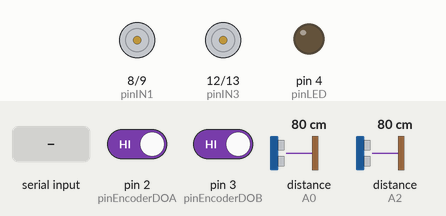
Simulated run of this program. Board: Arduino Mega 2560, built with avr-gcc and run on an emulated ATmega2560. Shown: motor-driver pin pairs drawn as motors (green arrow = first pin HIGH = forward, orange = second pin HIGH = backward, longer = more drive, scaled by the enable pin), output pins drawn as LEDs (lit = HIGH). Wiring (inferred from the names in the program): 2 × ultrasonic range finder: trigger A1, echo A0 / trigger A3, echo A2. The inputs (shaded band) are chosen by the test bench; at power-on: pin 2 (pinEncoderDOA) HIGH, pin 3 (pinEncoderDOB) HIGH, distance to the obstacle (sensors on A0, A2) 80 cm. The echo pulse lasts 58.3 µs per cm; pins used as bus, display or sensor lines are not drawn; what the program prints to the serial monitor is not drawn.

Above: at 1.2 s.
1.3 s: "K" received over the second serial link
At 2.7 s:
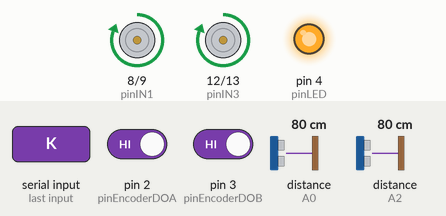
12.4 s: "P90\n" received over the second serial link
At 12.7 s:
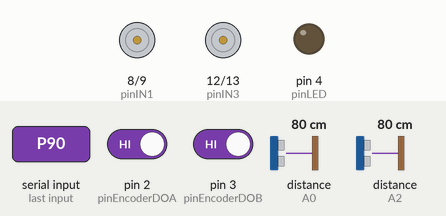
13.9 s: "k" received over the second serial link
At 14.3 s:
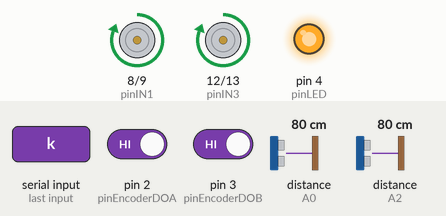
Timing chart, 0 to 16.4 s (numbered marks = the images above; inputs shaded):
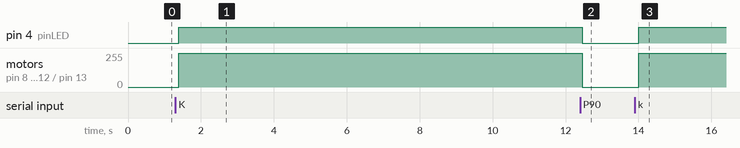

The program:

main.cpp
```cpp
//
// Projeto de Controle e Automação
// Alunos: Ismael Vianna e Lucas Santos
// Disciplina: Controle e Automação
// Data atualizado: 3 nov 2026
//
// Estudo de sensoriamento com sensores
// ultrassônicos e de velocidade.
//

#include <SoftwareSerial.h>
#include <Arduino.h>
SoftwareSerial bluetooth(10, 11); // RX (10), TX (11 com divisor)

// Sentido do Carrinho Automático
// -----
// |  0  | -> roda boba
// X     X -> Sensores
// |     |
//[]     [] -> motores
// |_____|

// Indicadores do sistema atomático
//const int referencia = 200 // Corresponde a 20cm
const float KP = (float)2.45;//1; // Ganho KP proporcional
const float KI = (float)5.1;//1; // Ganho KI integral
const float KD = (float)0.35;//0; // Ganho KD derivativo
float sensor = (float)0.0; // resultado do sensoriamento
float erroDistancia = (float)0.0; // Erro atual de distância
float erroAnterior = (float)0.0; // Erro anterior de distância
float P = (float)0.0; // indicador proporcional atual: (Erro*KP)
float I = (float)0.0; // indicador integral atual: (I+Erro*varTempo)
float D = (float)0.0; // indicador derivativo atual: ((Erro-ErroAnterior)/varTempo)*KD
float PID = (float)0.0; // indicador PID atual: P+I+D
//long tempoAnterior = 0;

//Erro giro dos motores (motor direito é mais rápido que o esquerdo)
int erroMotor = 0;
int velocidadeNovaB = 0;
float voltasPorSegundoMA = (float)0.0;
float voltasPorSegundoMB = (float)0.0;

volatile unsigned long pulsosNoSegundoMA = 0;
volatile unsigned long pulsosNoSegundoMB = 0;
unsigned long tempoAnterior = 0;

//Curva de reacao
//int segundosTempoReacao = 2;

// Led que informa interações como início da curva de
// reação e reage a cada interação no modo automatico
const int pinLED = 4;

// Sensores ultrassônicos e indicadores de distância
const int pinoTriggerE = A1;
const int pinoEchoE = A0;
const int pinoTriggerD = A3;
const int pinoEchoD = A2;
//float distanciaEntreSensores = 4.5; //centímetros
long duracaoPulsoE; // Tempo de viagem da onda sonora do lado esquerdo
float distanciaCME; // Distância em centímetros do lado esquerdo
long duracaoPulsoD; // Tempo de viagem da onda sonora do lado direito
float distanciaCMD; // Distância em centímetros do lado direito

//Motor A (Esquerda)
const int pinENA = 6;  // PWM
const int pinIN1 = 8;
const int pinIN2 = 9;
const int pinEncoderDOA = 2;

//Motor B (Direita)
const int pinENB = 7;  // PWM
const int pinIN3 = 12;
const int pinIN4 = 13;
const int pinEncoderDOB = 3;

const int FUROS_DISCO = 20;
const float DIAMETRO_RODA_MM = 50.5;

int velocidadeAtual = 255; //Velocidade máxima
// 'F' (para frente), 'T' (para trás),
// 'P' (Parada Suave), 'B' (Freio),
// 'D' (para direita), 'E' (para esquerda)
char sentidoAtualMA = 'P';
char sentidoAtualMB = 'P';


void contarPulsoMA() {
  pulsosNoSegundoMA++;
}

void contarPulsoMB() {
  pulsosNoSegundoMB++;
}

// sentidoAtual = 'F' (para frente), 'T' (para trás),
// 'P' (Parada Suave), 'B' (Freio),
// 'D' (para direita), 'E' (para esquerda)
// Motor = 'A' ou 'B'
//Linha reta Frente e trás
void atualizarMotores(char Motor) {
  int pinEN, pinINX, pinINY;
  int velNovaA = velocidadeAtual; //255
  int velNovaB = velocidadeAtual; //255
  int velNova = velocidadeAtual; //255

  // if (voltasPorSegundoMA > voltasPorSegundoMB){
  //   //Motor A está mais rápido que B: Reduzir A
  //   //int resultado = (int)(a / b);
  //   velNovaA = (int) velNovaA-(velNovaA * ((voltasPorSegundoMA-voltasPorSegundoMB)/voltasPorSegundoMA));
  // }else if (voltasPorSegundoMA < voltasPorSegundoMB){
  //   velNovaB = (int) velNovaB-(velNovaB * ((voltasPorSegundoMB-voltasPorSegundoMA)/voltasPorSegundoMB));
  // }

  char sentidoAtual;
  if (Motor == 'B') {
    pinEN = pinENB;
    pinINX = pinIN3;
    pinINY = pinIN4;
    sentidoAtual = sentidoAtualMB;
    velNova=velNovaB;
  }else{
    pinEN = pinENA;
    pinINX = pinIN1;
    pinINY = pinIN2;
    sentidoAtual = sentidoAtualMA;
    velNova=velNovaA;
  }

  if (sentidoAtual == 'F') {
    analogWrite(pinEN, velNova);//velocidadeAtual);
    digitalWrite(pinINX, HIGH);
    digitalWrite(pinINY, LOW);
  } else if (sentidoAtual == 'T') {
    analogWrite(pinEN, velNova);//velocidadeAtual);
    digitalWrite(pinINX, LOW);
    digitalWrite(pinINY, HIGH);
  // } else if (sentidoAtual == 'C' && Motor == 'B') {
  //   digitalWrite(pinLED, HIGH);
  //   analogWrite(pinEN, 255);
  //   digitalWrite(pinINX, HIGH);
  //   digitalWrite(pinINY, HIGH);
  // } else if (sentidoAtual == 'C' && Motor == 'A') {
  //   digitalWrite(pinLED, HIGH);
  //   analogWrite(pinEN, 255);//velocidadeAtual);
  //   digitalWrite(pinINX, HIGH);
  //   digitalWrite(pinINY, LOW);
  } else if (sentidoAtual == 'B') {
    // FREIO RAPIDO: ENA/ENB no maximo e ambas as entradas em HIGH
    analogWrite(pinEN, 255);
    digitalWrite(pinINX, HIGH);
    digitalWrite(pinINY, HIGH);
  } else {
    // PARADA SUAVE ('P'): entradas em LOW
    digitalWrite(pinLED, LOW);

    analogWrite(pinEN, 0);
    digitalWrite(pinINX, LOW);
    digitalWrite(pinINY, LOW);
  }
}

// Retorna o erro de distância entre os sensores
float sensoriamento_erro(){
  digitalWrite(pinoTriggerE, HIGH);
  delayMicroseconds(10);
  digitalWrite(pinoTriggerE, LOW);
  duracaoPulsoE = pulseIn(pinoEchoE, HIGH);
  distanciaCME = (duracaoPulsoE * 0.0343) / 2.0; //vel som 343 m/s

  delay(30);

  digitalWrite(pinoTriggerD, HIGH);
  delayMicroseconds(10);
  digitalWrite(pinoTriggerD, LOW);
  duracaoPulsoD = pulseIn(pinoEchoD, HIGH);
  distanciaCMD = (duracaoPulsoD * 0.0343) / 2.0;

  Serial.print("Distancia Esq: ");
  Serial.print(distanciaCME);
  //Serial.print(distanciaCME > 0);
  Serial.print(" cm  | ");
  Serial.print("Distancia Dir: ");
  Serial.print(distanciaCMD);
  //Serial.print(distanciaCMD > 0);
  Serial.print(" cm");

  //Serial.print("Distancia entre paredes: ");
  //float totalDist = distanciaCMD + distanciaCME + distanciaEntreSensores;
  //Serial.print(totalDist);
  //Serial.print(" cm  | ");
  //Serial.print("Distancia Entre: ");
  //Serial.print(distanciaEntreSensores);
  //Serial.print(distanciaEntreSensores > 0);
  //Serial.println(" cm");

  //delay(400);
  erroDistancia = distanciaCMD - distanciaCME;
  return erroDistancia;
}

float controlador(float Erro){
  float varTempo = millis() - tempoAnterior;
  tempoAnterior = millis(); // Pega o tempo atual
  varTempo = varTempo / 1000; // Quantos segundos se passaram?

  P = Erro * KP;
  if (P>255) P=255;
  if (P<-255) P=-255;

  I = I + (Erro * KI * varTempo);
  if (I>255) I=255;
  if (I<-255) I=-255;

  D = ((Erro - erroAnterior)/varTempo) * KD;
  if (D>255) D=255;
  if (D<-255) D=-255;

  PID = P + I + D;
  if (PID>255) PID=255;
  if (PID<-255) PID=-255;

  erroAnterior = Erro;
  return PID;
}

void atuador(float cPID){
  // Leitura Bluetooth
  if (bluetooth.available() > 0) {
    char comando = bluetooth.read();
    if (comando == 'P' || comando == 'p') {
      digitalWrite(pinLED, LOW);
      analogWrite(pinENA, 0);
      analogWrite(pinENB, 0);
      digitalWrite(pinIN1, LOW);
      digitalWrite(pinIN2, LOW);
      digitalWrite(pinIN3, LOW);
      digitalWrite(pinIN4, LOW);
      bluetooth.println(F(">> FREIO ATIVADO!"));
    }else if (comando == 'K' || comando == 'k') {
      digitalWrite(pinLED, HIGH);
      analogWrite(pinENA, 255);
      analogWrite(pinENB, 255);
      digitalWrite(pinIN1, HIGH);
      digitalWrite(pinIN2, LOW);
      digitalWrite(pinIN3, HIGH);
      digitalWrite(pinIN4, LOW);
      bluetooth.println(F(">> MODO AUTOMATICO ATIVADO!"));
    }else if (sentidoAtualMA == 'F' && sentidoAtualMB == 'F'){
      int iPID = (int)cPID;
      if(iPID > 0){
        analogWrite(pinENA, 255-iPID);
        analogWrite(pinENB, 255);
        digitalWrite(pinIN1, HIGH);
        digitalWrite(pinIN2, LOW);
        digitalWrite(pinIN3, HIGH);
        digitalWrite(pinIN4, LOW);
      }else if(iPID < 0){
        analogWrite(pinENA, 255);
        analogWrite(pinENB, 255+iPID);
        digitalWrite(pinIN1, HIGH);
        digitalWrite(pinIN2, LOW);
        digitalWrite(pinIN3, HIGH);
        digitalWrite(pinIN4, LOW);
      }else{
        sentidoAtualMA = 'F';
        sentidoAtualMB = 'F';
        atualizarMotores('A');
        atualizarMotores('B');
      }
    }
  }
}

void modo_normal(){
   // Leitura Bluetooth
  if (bluetooth.available() > 0) {
    char caractere = bluetooth.peek();

    if (isDigit(caractere)) {
      int novaVelocidade = bluetooth.parseInt();
      velocidadeAtual = constrain(novaVelocidade, 0, 255);

      atualizarMotores('A');
      atualizarMotores('B');

      bluetooth.print(F(">> Vel PWM: "));
      bluetooth.println(velocidadeAtual);
    } else {
      char comando = bluetooth.read();

      if (comando == 'F' || comando == 'f') {
        digitalWrite(pinLED, LOW);
        sentidoAtualMA = 'F';
        sentidoAtualMB = 'F';
        atualizarMotores('A');
        atualizarMotores('B');
        bluetooth.println(F(">> FRENTE"));
      } else if (comando == 'T' || comando == 't') {
        digitalWrite(pinLED, LOW);
        sentidoAtualMA = 'T';
        sentidoAtualMB = 'T';
        atualizarMotores('A');
        atualizarMotores('B');
        bluetooth.println(F(">> TRAS"));
      } else if (comando == 'P' || comando == 'p') {
        digitalWrite(pinLED, LOW);
        sentidoAtualMA = 'P';
        sentidoAtualMB = 'P';
        atualizarMotores('A');
        atualizarMotores('B');
        bluetooth.println(F(">> PARADA SUAVE"));
      } else if (comando == 'B' || comando == 'b') {
        digitalWrite(pinLED, LOW);
        sentidoAtualMA = 'B';
        sentidoAtualMB = 'B';
        atualizarMotores('A');
        atualizarMotores('B');
        bluetooth.println(F(">> FREIO ATIVADO!"));
      } else if (comando == 'C' || comando == 'c') {
        digitalWrite(pinLED, HIGH);
        sentidoAtualMA = 'B';
        sentidoAtualMB = 'F';
        atualizarMotores('A');
        atualizarMotores('B');
        bluetooth.println(F(">> CURVA ATIVADA!"));
      }
    }
  }

  // Telemetria a cada 1 segundo
  if (millis() - tempoAnterior >= 1000) {
    tempoAnterior = millis();

    noInterrupts();
    unsigned long pulsosMA = pulsosNoSegundoMA;
    unsigned long pulsosMB = pulsosNoSegundoMB;
    pulsosNoSegundoMA = 0;
    pulsosNoSegundoMB = 0;
    interrupts();

    voltasPorSegundoMA = (float)pulsosMA / FUROS_DISCO;
    voltasPorSegundoMB = (float)pulsosMB / FUROS_DISCO;
    float rpmMA = voltasPorSegundoMA * 60.0;
    float rpmMB = voltasPorSegundoMB * 60.0;
    float perimetroMetros = (3.14159265 * DIAMETRO_RODA_MM) / 1000.0;
    float velKmPorHoraMA = (voltasPorSegundoMA * perimetroMetros) * 3.6;
    float velKmPorHoraMB = (voltasPorSegundoMB * perimetroMetros) * 3.6;

    // Cria um buffer de 100 posições de memória (ajuste se precisar de mais espaço)
    char respostaBT[100];

    // Formata a string substituindo os '%d' pelas respectivas variáveis em ordem
    sprintf(respostaBT, "RPM-MA: %d - RPM-MB: %d | VelMA: %d km/h | VelMB: %d km/h", rpmMA, rpmMB, velKmPorHoraMA, velKmPorHoraMB);

    //bluetooth.println(respostaBT);
    //Serial.println(respostaBT);

    Serial.print(F("RPM-MA: "));
    Serial.print(rpmMA, 1);
    Serial.print(F(" - RPM-MB: "));
    Serial.print(rpmMB, 1);
    Serial.print(F(" | VelMA: "));
    Serial.print(velKmPorHoraMA, 2);
    Serial.print(F(" km/h"));
    Serial.print(F(" | VelMB: "));
    Serial.print(velKmPorHoraMB, 2);
    Serial.println(F(" km/h"));

    bluetooth.print(F("RPM-MA: "));
    bluetooth.print(rpmMA, 1);
    bluetooth.print(F(" - RPM-MB: "));
    bluetooth.print(rpmMB, 1);
    bluetooth.print(F(" | VelMA: "));
    bluetooth.print(velKmPorHoraMA, 2);
    bluetooth.print(F(" km/h"));
    bluetooth.print(F(" | VelMB: "));
    bluetooth.print(velKmPorHoraMB, 2);
    bluetooth.println(F(" km/h"));
  }
}

void setup() {
  Serial.begin(9600);
  bluetooth.begin(9600);
  bluetooth.setTimeout(100);

  pinMode(pinLED, OUTPUT);

  pinMode(pinENA, OUTPUT);
  pinMode(pinIN1, OUTPUT);
  pinMode(pinIN2, OUTPUT);
  pinMode(pinEncoderDOA, INPUT);

  pinMode(pinENB, OUTPUT);
  pinMode(pinIN3, OUTPUT);
  pinMode(pinIN4, OUTPUT);
  pinMode(pinEncoderDOB, INPUT);

  // Inicialização dos sensores ultrassônicos
  pinMode(pinoTriggerE, OUTPUT);
  pinMode(pinoEchoE, INPUT);
  digitalWrite(pinoTriggerE, LOW);

  pinMode(pinoTriggerD, OUTPUT);
  pinMode(pinoEchoD, INPUT);
  digitalWrite(pinoTriggerD, LOW);

  attachInterrupt(digitalPinToInterrupt(pinEncoderDOA), contarPulsoMA, RISING);
  attachInterrupt(digitalPinToInterrupt(pinEncoderDOB), contarPulsoMB, RISING);


  //Comando modo:livre
  //atualizarMotores('A');
  //atualizarMotores('B');

  //Comando modo:automatico
  //
  //

  Serial.println(F("Sistema pronto com Freio Dinamico!"));
  bluetooth.println(F("Comandos: F, T, P (Suave), B (Freio), ou 0-255"));
}

void loop() {
  //modo_normal();

  // modo automatico
  erroDistancia = sensoriamento_erro();
  atuador(controlador(erroDistancia));

  Serial.print(F("erro: "));
  Serial.print(erroDistancia, 2);
  Serial.print(F("P: "));
  Serial.print(P, 2);
  Serial.print(F(" - I: "));
  Serial.print(I, 2);
  Serial.print(F(" D: "));
  Serial.print(D, 2);
  Serial.print(F(" PID: "));
  Serial.println(PID, 2);

  bluetooth.print(F("erro: "));
  bluetooth.print(erroDistancia, 2);
  bluetooth.print(F("P: "));
  bluetooth.print(P, 2);
  bluetooth.print(F(" - I: "));
  bluetooth.print(I, 2);
  bluetooth.print(F(" D: "));
  bluetooth.print(D, 2);
  bluetooth.print(F(" PID: "));
  bluetooth.println(PID, 2);
}
```

Measured:
- after the input at 1.3 s, pin 4 (pinLED): LOW → HIGH after 0.09 s; motor on pin 8 (pinIN1) / pin 9 (pinIN2), motor on pin 12 (pinIN3) / pin 13 (pinIN4): stopped → forward 255/255 after 0.09 s
- after the input at 12.4 s, pin 4 (pinLED): HIGH → LOW after 0.06 s; motor on pin 8 (pinIN1) / pin 9 (pinIN2), motor on pin 12 (pinIN3) / pin 13 (pinIN4): forward 255/255 → stopped after 0.06 s
- after the input at 13.9 s, pin 4 (pinLED): LOW → HIGH after 0.11 s; motor on pin 8 (pinIN1) / pin 9 (pinIN2), motor on pin 12 (pinIN3) / pin 13 (pinIN4): stopped → forward 255/255 after 0.11 s
